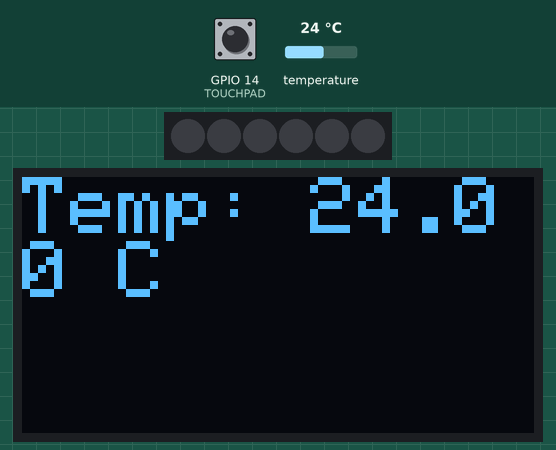
Bench run of a sketch on a simulated ESP32. On the bench: 6 RGB LEDs in strip order, left to right, 128×64 one-colour display. The inputs (shaded band) are chosen by the test bench; at power-on: GPIO 14 (TOUCHPAD) HIGH, temperature 24 °C. What the sketch prints to the serial monitor is not drawn.

Above: at 1.2 s.
1.3 s: GPIO 14 (TOUCHPAD) pulled LOW for 3.2 s
At 2.6 s:
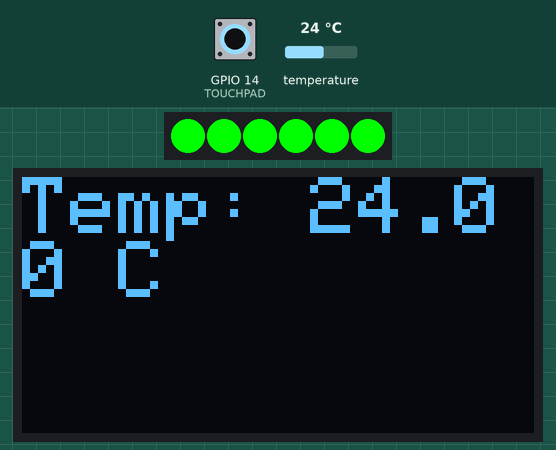
6.1 s: temperature set to 12 °C
At 7.4 s:
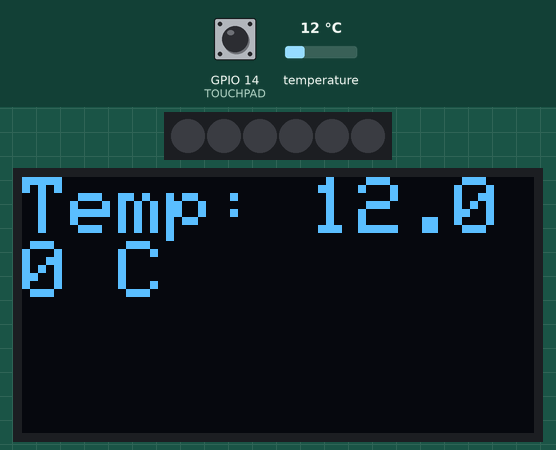
7.7 s: GPIO 14 (TOUCHPAD) pulled LOW for 0.15 s
At 8.9 s:
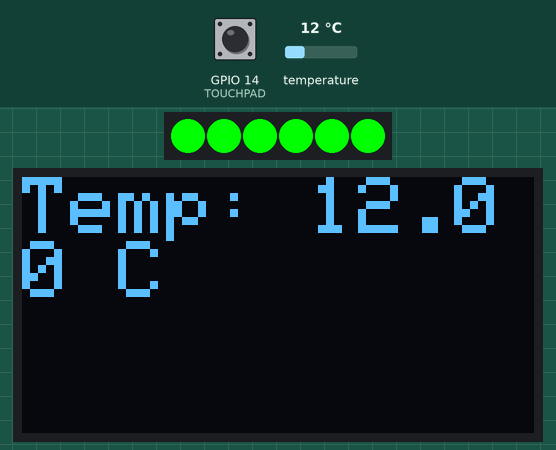
9.6 s: temperature set to 29.2 °C
At 10.7 s:
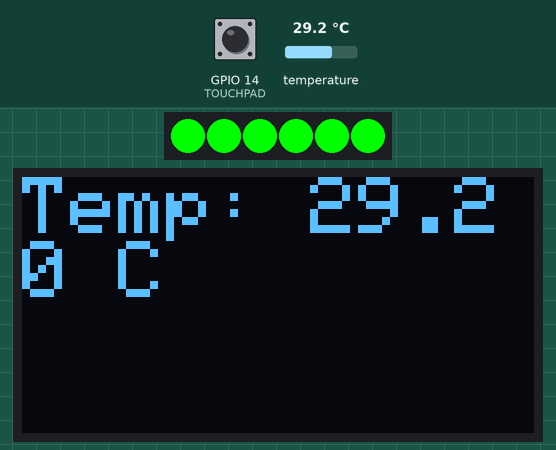
11.2 s: temperature set to 30.7 °C
At 12.5 s:
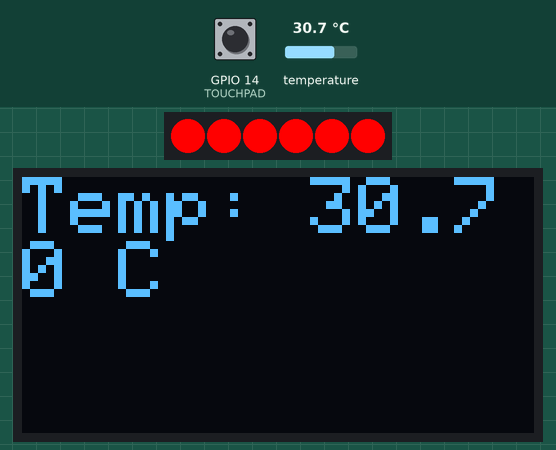
Timing chart, 0 to 13.8 s (numbered marks = the images above; inputs shaded):
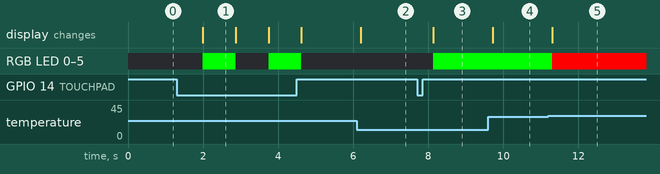

Measured:
- the behaviour switches between 29.9 and 30 °C on temperature (found by bisection; images 4 and 5)
- after the input at 1.3 s, RGB LED 0–5: alternates RGB(0, 255, 0) for 0.88 s and off for 0.88 s, starting after 0.69 s
- after the input at 6.1 s, the display: changes after 0.10 s (image 2)
- after the input at 7.7 s, RGB LED 0–5: off → RGB(0, 255, 0) after 0.44 s
- after the input at 9.6 s, the display: changes after 0.12 s (image 4)
- after the input at 11.2 s, RGB LED 0–5: RGB(0, 255, 0) → RGB(255, 0, 0) after 0.10 s; the display: changes after 0.10 s (image 5)
- what the display in image 1 shows lasts 0.9 s, from 2.0 s to 2.9 s

The sketch:

Hello.ino
```cpp
#include <Wire.h>
#include <Adafruit_Sensor.h>
#include <Adafruit_BMP280.h>
#include <Adafruit_NeoPixel.h>
#include <Adafruit_GFX.h>
#include <Adafruit_SSD1306.h>

#define LEDS_COUNT  6
#define LEDS_PIN    33
#define TOUCHPAD    14
#define BMP280_PIN  12
#define SCREEN_WIDTH 128 // OLED display width, in pixels
#define SCREEN_HEIGHT 64 // OLED display height, in pixels

// Declaration for an SSD1306 display connected to I2C (SDA, SCL pins)
Adafruit_SSD1306 display(SCREEN_WIDTH, SCREEN_HEIGHT, &Wire, -1);
Adafruit_NeoPixel strip = Adafruit_NeoPixel(LEDS_COUNT, LEDS_PIN, NEO_GRB + NEO_KHZ800);
Adafruit_BMP280 bmp; // I2C

bool touchState = false;
uint8_t currentColor = 0;

void setup() {
  strip.begin();
  strip.show();
  Serial.begin(115200);

  if (!bmp.begin()) {
    Serial.println(F("Could not find a valid BMP280 sensor, check wiring!"));
    while (1);
  }

  if (!display.begin(SSD1306_SWITCHCAPVCC, 0x3C)) { // Initialize display
    Serial.println(F("SSD1306 allocation failed"));
    for (;;); // Don't proceed, loop forever
  }

  display.clearDisplay(); // Clear the buffer
  display.setTextColor(WHITE); // Set text color
}

void loop() {
  // Check touch sensor
  if (TouchSens() < 60) {
    touchState = !touchState;
    delay(350);
  }

  // Get temperature from BMP280 sensor
  float temperature = bmp.readTemperature();

  // Display touch state and temperature on Serial Monitor
  Serial.print("Touch State: ");
  Serial.println(touchState);
  Serial.print("Temperature = ");
  Serial.print(temperature);
  Serial.println(" *C");

  // Update LEDs based on touch state and temperature
  if (touchState) {
    if (temperature < 30) {
      for (int i = 0; i < LEDS_COUNT; i++) {
        strip.setPixelColor(i, strip.Color(0, 255, 0)); // Green color
      }
    } else {
      for (int i = 0; i < LEDS_COUNT; i++) {
        strip.setPixelColor(i, strip.Color(255, 0, 0)); // Red color
      }
    }
  } else {
    for (int i = 0; i < LEDS_COUNT; i++) {
      strip.setPixelColor(i, strip.Color(0, 0, 0));  // Turn off LEDs
    }
  }

  strip.show();

  // Display temperature on OLED
  display.clearDisplay();
  display.setTextSize(2);   // Set text size (larger for better visibility)
  display.setCursor(0, 0);  // Position the text at the top-left
  display.print("Temp: ");
  display.print(temperature);
  display.print(" C");
  display.display();       // Refresh the display to show the text

  delay(500); // Adjust delay for sensor reading frequency
}

int TouchSens() {
  int sample = 0;
  for (int i = 0; i < 32; i++) {
    sample += touchRead(TOUCHPAD);
  }
  sample = sample / 32;
  return sample;
}

uint32_t Wheel(byte WheelPos) {
  WheelPos = 255 - WheelPos;
  if (WheelPos < 85) {
    return strip.Color(255 - WheelPos * 3, 0, WheelPos * 3);
  }
  if (WheelPos < 170) {
    WheelPos -= 85;
    return strip.Color(0, WheelPos * 3, 255 - WheelPos * 3);
  }
  WheelPos -= 170;
  return strip.Color(WheelPos * 3, 255 - WheelPos * 3, 0);
}
```
